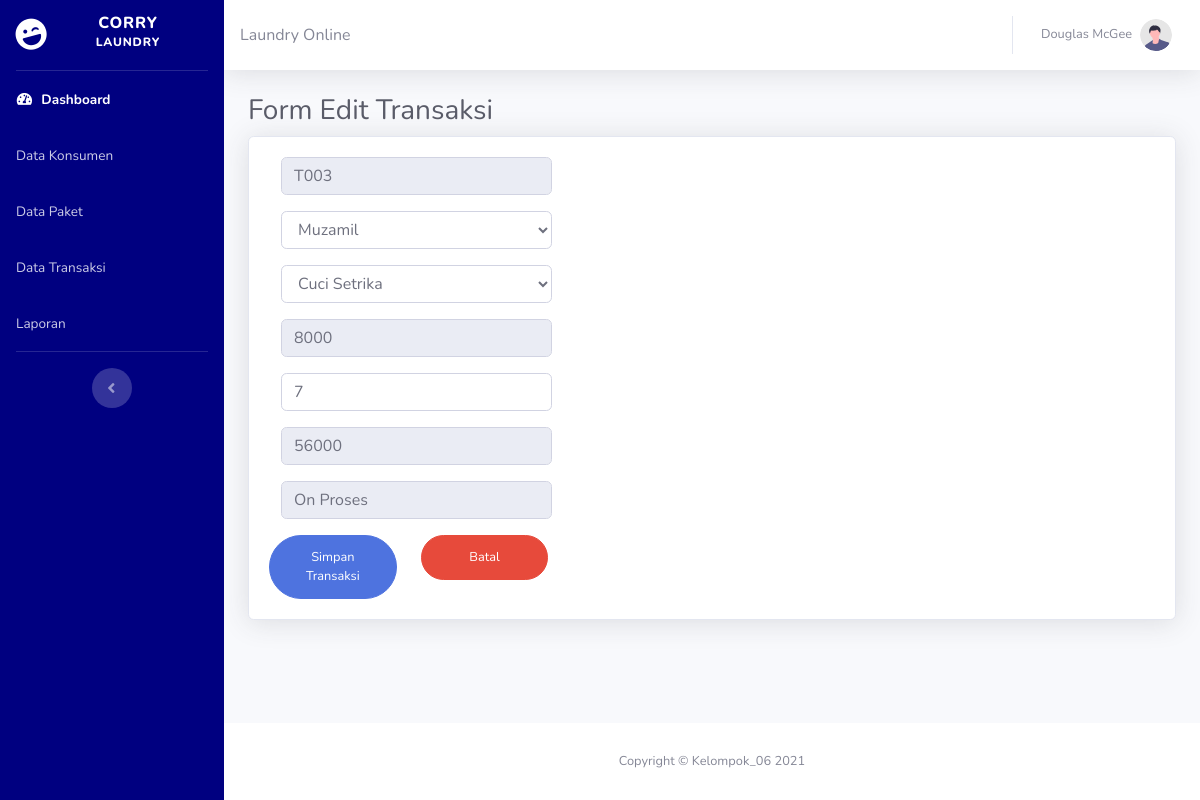
Screenshot of /cpanel/transaksi/edit/T003 with the database file from the repository.
### tables this page shows
CREATE TABLE `transaksi` (
  `kode_transaksi` varchar(10) NOT NULL,
  `kode_konsumen` varchar(10) NOT NULL,
  `kode_paket` varchar(10) NOT NULL,
  `tgl_masuk` date NOT NULL,
  `tgl_ambil` date NOT NULL,
  `berat` varchar(10) NOT NULL,
  `grand_total` varchar(20) NOT NULL,
  `status` varchar(20) NOT NULL
);

CREATE TABLE `paket` (
  `kode_paket` varchar(10) NOT NULL,
  `nama_paket` varchar(50) NOT NULL,
  `harga_paket` varchar(20) NOT NULL
);

### application/controllers/cpanel/transaksi.php (called while the page is built, shortened)
<?php
class Transaksi extends CI_Controller {
	public function __construct()
	{
		$this->load->model('m_transaksi');
		$this->load->library('pdf_report');
		$this->load->helper('tgl_indo_helper');
	}
	public function edit($kode_transaksi)
	{
		$isi['content']			= 'backend/transaksi/e_transaksi';
		$isi['judul']			= 'Form Edit Transaksi';
		$isi['data']			= $this->m_transaksi->edit($kode_transaksi);
		$isi['konsumen']		= $this->db->get('konsumen')->result();
		$isi['paket']		= $this->db->get('paket')->result();
		$this->load->view('backend/dashboard', $isi);
	}
}

### index.php (called while the page is built, shortened)
<?php
require_once BASEPATH.'core/CodeIgniter.php';

### application/models/m_transaksi.php (called while the page is built, shortened)
<?php
class M_transaksi extends CI_Model {
	public function edit($kode_transaksi)
	{
		$this->db->select('*');
		$this->db->from('transaksi');
		$this->db->join('konsumen', 'transaksi.kode_konsumen = konsumen.kode_konsumen');
		$this->db->join('paket', 'transaksi.kode_paket = paket.kode_paket');
		$this->db->where('transaksi.kode_transaksi', $kode_transaksi);
		return $this->db->get()->row_array();
	}
}

### application/views/backend/transaksi/e_transaksi.php (the view, shortened to what this page needs)
<!DOCTYPE html>
<html>
	<head>
	</head>
	<body>
		<div class="container-fluid">
			<h1 class="h3 mb-2 text-gray-800"><?= $judul;?></h1>
			<div class="card shadow mb-4">
				<div class="card-body">
					<form class="user" method="post" action="<?= base_url()?>cpanel/transaksi/update">
						<div class="form-group col-md-4">
							<input type="text" name="kode_transaksi" value="<?= $data['kode_transaksi'];?>" class="form-control" readonly>
						</div>
						<div class="form-group col-md-4">
							<select name="kode_konsumen" class="form-control" required>
								<?php
									foreach ($konsumen as $row) {
										if ($row->kode_konsumen == $data['kode_konsumen']) {?>
											<option value="<?= $row->kode_konsumen;?>" selected><?= $row->nama_konsumen;?></option>
										<?php }else{?>
											<option value="<?= $row->kode_konsumen;?>"><?= $row->nama_konsumen;?></option>
										<?php }
									}
								?>
							</select>
						</div>
						<div class="form-group col-md-4">
							<select name="kode_paket" id="paket" class="form-control" required>
								<?php
									foreach ($paket as $row) {
										if ($row->kode_paket == $data['kode_paket']) {?>
											<option value="<?= $row->kode_paket;?>" selected><?= $row->nama_paket;?></option>
										<?php }else{?>
											<option value="<?= $row->kode_paket;?>"><?= $row->nama_paket;?></option>
										<?php }
									}
								?>
							</select>
						</div>
						<div class="form-group col-md-4">
							<input type="text" id="harga" value="<?= $data['harga_paket'];?>" class="form-control" placeholder="Harga" readonly>
						</div>
						<div class="form-group col-md-4">
							<input type="number" name="berat" id="berat" value="<?= $data['berat'];?>" class="form-control" placeholder="Berat (KG)" required>
						</div>
						<div class="form-group col-md-4">
							<input type="text" name="grand_total" id="grand_total" value="<?= $data['grand_total'];?>" class="form-control" placeholder="Total" readonly>
						</div>
						<div class="form-group col-md-4">
							<input type="text" name="status" value="<?= $data['status'];?>" class="form-control" readonly>
						</div>
						<div class="row">
							<div class="col-md-2">
								<button type="submit" class="btn btn-primary btn-user btn-block text-white" target="_blank"> Simpan Transaksi</button>
							</div>
							<div class="col-md-2">
								<a href="<?= base_url()?>cpanel/transaksi" class="btn btn-danger btn-user btn-block">Batal</a>
							</div>
						</div>
					</form>
				</div>
			</div>
		</div>
	</body>
</html>

### rows the page displays
transaksi: kode_transaksi "T003", kode_paket.harga_paket "8000", berat "7", grand_total "56000", status "On Proses"

### other values shown
$judul "Form Edit Transaksi"
form field kode_konsumen "Muzamil"
form field kode_paket "Cuci Setrika"
